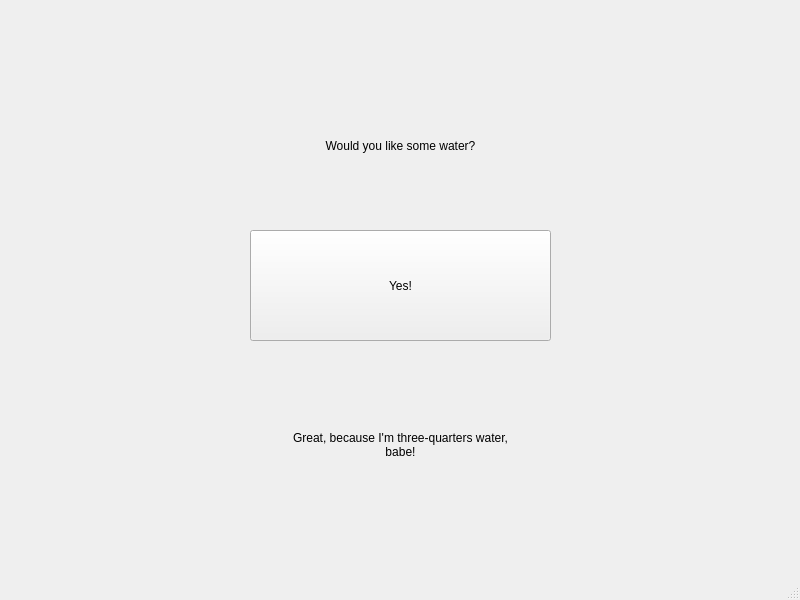
<?xml version="1.0" encoding="UTF-8"?>
<ui version="4.0">
 <class>MainWindow</class>
 <widget class="QMainWindow" name="MainWindow">
  <property name="geometry">
   <rect>
    <x>0</x>
    <y>0</y>
    <width>800</width>
    <height>600</height>
   </rect>
  </property>
  <property name="windowTitle">
   <string>Click Me</string>
  </property>
  <widget class="QWidget" name="centralwidget">
   <widget class="QPushButton" name="pushButton">
    <property name="geometry">
     <rect>
      <x>250</x>
      <y>230</y>
      <width>301</width>
      <height>111</height>
     </rect>
    </property>
    <property name="text">
     <string>Yes!</string>
    </property>
   </widget>
   <widget class="QLabel" name="label">
    <property name="geometry">
     <rect>
      <x>290</x>
      <y>100</y>
      <width>221</width>
      <height>91</height>
     </rect>
    </property>
    <property name="text">
     <string>Would you like some water?</string>
    </property>
    <property name="alignment">
     <set>Qt::AlignCenter</set>
    </property>
   </widget>
   <widget class="QLabel" name="label_2">
    <property name="geometry">
     <rect>
      <x>290</x>
      <y>400</y>
      <width>221</width>
      <height>91</height>
     </rect>
    </property>
    <property name="text">
     <string>&lt;html&gt;&lt;head/&gt;&lt;body&gt;&lt;p&gt;Great, because I'm three-quarters water, babe!&lt;/p&gt;&lt;/body&gt;&lt;/html&gt;</string>
    </property>
    <property name="alignment">
     <set>Qt::AlignCenter</set>
    </property>
    <property name="wordWrap">
     <bool>true</bool>
    </property>
   </widget>
  </widget>
  <widget class="QMenuBar" name="menubar">
   <property name="geometry">
    <rect>
     <x>0</x>
     <y>0</y>
     <width>800</width>
     <height>26</height>
    </rect>
   </property>
  </widget>
  <widget class="QStatusBar" name="statusbar"/>
 </widget>
 <resources/>
 <connections/>
</ui>
